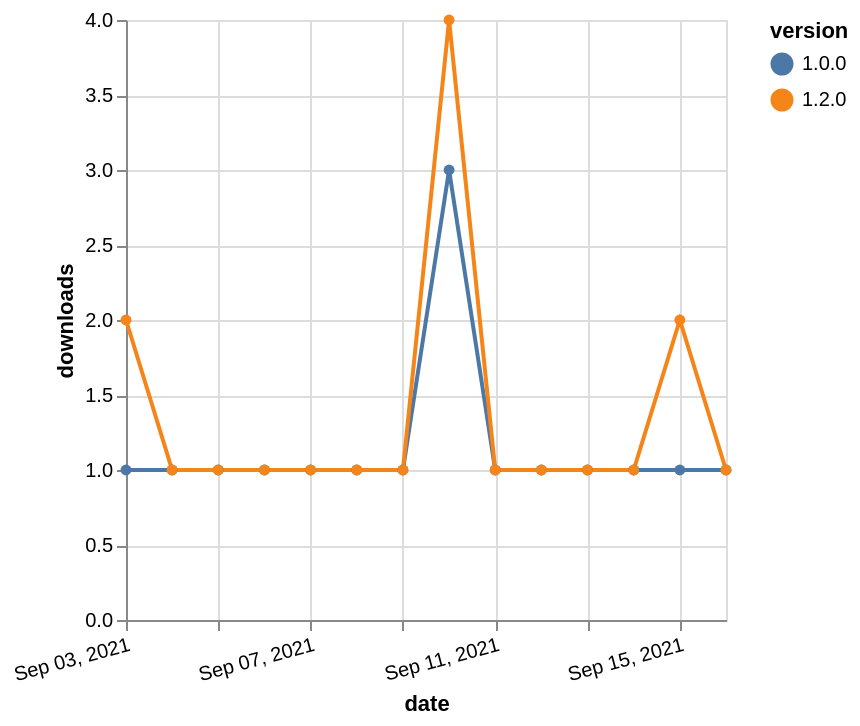

Write the Vega-Lite specification saved for this chart.
### Vega-Lite specification from a JSON file in a GitHub repository (floating-point values rounded to 4 significant figures)
{"$schema": "https://vega.github.io/schema/vega-lite/v5.json", "description": "A simple bar chart with embedded data.", "data": {"values": [{"date": "2021-09-03", "total": 199, "delta": 1, "version": "1.0.0"}, {"date": "2021-09-04", "total": 200, "delta": 1, "version": "1.0.0"}, {"date": "2021-09-05", "total": 201, "delta": 1, "version": "1.0.0"}, {"date": "2021-09-06", "total": 202, "delta": 1, "version": "1.0.0"}, {"date": "2021-09-07", "total": 203, "delta": 1, "version": "1.0.0"}, {"date": "2021-09-08", "total": 204, "delta": 1, "version": "1.0.0"}, {"date": "2021-09-09", "total": 205, "delta": 1, "version": "1.0.0"}, {"date": "2021-09-10", "total": 208, "delta": 3, "version": "1.0.0"}, {"date": "2021-09-11", "total": 209, "delta": 1, "version": "1.0.0"}, {"date": "2021-09-12", "total": 210, "delta": 1, "version": "1.0.0"}, {"date": "2021-09-13", "total": 211, "delta": 1, "version": "1.0.0"}, {"date": "2021-09-14", "total": 212, "delta": 1, "version": "1.0.0"}, {"date": "2021-09-15", "total": 213, "delta": 1, "version": "1.0.0"}, {"date": "2021-09-16", "total": 214, "delta": 1, "version": "1.0.0"}, {"date": "2021-09-03", "total": 123, "delta": 2, "version": "1.2.0"}, {"date": "2021-09-04", "total": 124, "delta": 1, "version": "1.2.0"}, {"date": "2021-09-05", "total": 125, "delta": 1, "version": "1.2.0"}, {"date": "2021-09-06", "total": 126, "delta": 1, "version": "1.2.0"}, {"date": "2021-09-07", "total": 127, "delta": 1, "version": "1.2.0"}, {"date": "2021-09-08", "total": 128, "delta": 1, "version": "1.2.0"}, {"date": "2021-09-09", "total": 129, "delta": 1, "version": "1.2.0"}, {"date": "2021-09-10", "total": 133, "delta": 4, "version": "1.2.0"}, {"date": "2021-09-11", "total": 134, "delta": 1, "version": "1.2.0"}, {"date": "2021-09-12", "total": 135, "delta": 1, "version": "1.2.0"}, {"date": "2021-09-13", "total": 136, "delta": 1, "version": "1.2.0"}, {"date": "2021-09-14", "total": 137, "delta": 1, "version": "1.2.0"}, {"date": "2021-09-15", "total": 139, "delta": 2, "version": "1.2.0"}, {"date": "2021-09-16", "total": 140, "delta": 1, "version": "1.2.0"}]}, "width": "container", "mark": {"type": "line", "point": {"filled": true}}, "encoding": {"x": {"field": "date", "type": "temporal", "timeUnit": "yearmonthdate", "title": "date", "axis": {"labelAngle": -15}}, "y": {"field": "delta", "type": "quantitative", "title": "downloads"}, "color": {"field": "version", "type": "nominal"}, "tooltip": {"field": "delta"}}}
